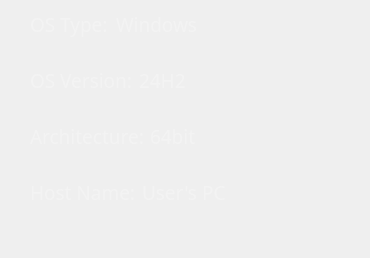
                  <widget class="QFrame" name="machineInfoVerticalFrameInside">
                   <layout class="QVBoxLayout" name="verticalLayout_16">
                    <property name="spacing">
                     <number>6</number>
                    </property>
                    <property name="leftMargin">
                     <number>30</number>
                    </property>
                    <property name="topMargin">
                     <number>0</number>
                    </property>
                    <property name="rightMargin">
                     <number>30</number>
                    </property>
                    <property name="bottomMargin">
                     <number>0</number>
                    </property>
                    <item>
                     <widget class="QFrame" name="OSTypeFrame">
                      <property name="minimumSize">
                       <size>
                        <width>0</width>
                        <height>50</height>
                       </size>
                      </property>
                      <property name="maximumSize">
                       <size>
                        <width>16777215</width>
                        <height>50</height>
                       </size>
                      </property>
                      <property name="styleSheet">
                       <string notr="true">#OSTypeFrame {
	background-color: transparent;
	color: #f3f3f3;
}</string>
                      </property>
                      <layout class="QHBoxLayout" name="horizontalLayout_17">
                       <property name="leftMargin">
                        <number>0</number>
                       </property>
                       <property name="topMargin">
                        <number>0</number>
                       </property>
                       <property name="rightMargin">
                        <number>0</number>
                       </property>
                       <property name="bottomMargin">
                        <number>0</number>
                       </property>
                       <item>
                        <widget class="QLabel" name="OSTypeLabel">
                         <property name="minimumSize">
                          <size>
                           <width>80</width>
                           <height>40</height>
                          </size>
                         </property>
                         <property name="maximumSize">
                          <size>
                           <width>16777215</width>
                           <height>40</height>
                          </size>
                         </property>
                         <property name="font">
                          <font>
                           <family>Cairo</family>
                           <pointsize>-1</pointsize>
                          </font>
                         </property>
                         <property name="styleSheet">
                          <string notr="true">#OSTypeLabel {
	background-color: transparent;
	color: #f3f3f3;
    font-size: 19px;
    font-family: Cairo;
}</string>
                         </property>
                         <property name="text">
                          <string>OS Type:</string>
                         </property>
                         <property name="alignment">
                          <set>Qt::AlignmentFlag::AlignLeading|Qt::AlignmentFlag::AlignLeft|Qt::AlignmentFlag::AlignVCenter</set>
                         </property>
                         <property name="wordWrap">
                          <bool>false</bool>
                         </property>
                         <property name="textInteractionFlags">
                          <set>Qt::TextInteractionFlag::LinksAccessibleByMouse|Qt::TextInteractionFlag::TextSelectableByMouse</set>
                         </property>
                        </widget>
                       </item>
                       <item>
                        <widget class="QLabel" name="OSTypeInfoLabel">
                         <property name="sizePolicy">
                          <sizepolicy hsizetype="Preferred" vsizetype="Expanding">
                           <horstretch>0</horstretch>
                           <verstretch>0</verstretch>
                          </sizepolicy>
                         </property>
                         <property name="minimumSize">
                          <size>
                           <width>150</width>
                           <height>40</height>
                          </size>
                         </property>
                         <property name="maximumSize">
                          <size>
                           <width>400</width>
                           <height>40</height>
                          </size>
                         </property>
                         <property name="font">
                          <font>
                           <family>Cairo</family>
                           <pointsize>-1</pointsize>
                          </font>
                         </property>
                         <property name="styleSheet">
                          <string notr="true">#OSTypeInfoLabel {
	background-color: transparent;
	color: #f3f3f3;
    font-size: 19px;
    font-family: Cairo
}</string>
                         </property>
                         <property name="text">
                          <string>Windows</string>
                         </property>
                         <property name="alignment">
                          <set>Qt::AlignmentFlag::AlignLeading|Qt::AlignmentFlag::AlignLeft|Qt::AlignmentFlag::AlignVCenter</set>
                         </property>
                         <property name="wordWrap">
                          <bool>false</bool>
                         </property>
                         <property name="textInteractionFlags">
                          <set>Qt::TextInteractionFlag::LinksAccessibleByMouse|Qt::TextInteractionFlag::TextSelectableByMouse</set>
                         </property>
                        </widget>
                       </item>
                       <item>
                        <spacer name="horizontalSpacer_14">
                         <property name="orientation">
                          <enum>Qt::Orientation::Horizontal</enum>
                         </property>
                         <property name="sizeHint" stdset="0">
                          <size>
                           <width>40</width>
                           <height>20</height>
                          </size>
                         </property>
                        </spacer>
                       </item>
                      </layout>
                     </widget>
                    </item>
                    <item>
                     <widget class="QFrame" name="OSVersionFrame">
                      <property name="minimumSize">
                       <size>
                        <width>0</width>
                        <height>50</height>
                       </size>
                      </property>
                      <property name="maximumSize">
                       <size>
                        <width>16777215</width>
                        <height>50</height>
                       </size>
                      </property>
                      <property name="styleSheet">
                       <string notr="true">#OSVersionFrame {
	background-color: transparent;
	color: #f3f3f3;
}</string>
                      </property>
                      <layout class="QHBoxLayout" name="horizontalLayout_18">
                       <property name="leftMargin">
                        <number>0</number>
                       </property>
                       <property name="topMargin">
                        <number>0</number>
                       </property>
                       <property name="rightMargin">
                        <number>0</number>
                       </property>
                       <property name="bottomMargin">
                        <number>0</number>
                       </property>
                       <item>
                        <widget class="QLabel" name="OSVersionLabel">
                         <property name="minimumSize">
                          <size>
                           <width>100</width>
                           <height>40</height>
                          </size>
                         </property>
                         <property name="maximumSize">
                          <size>
                           <width>16777215</width>
                           <height>40</height>
                          </size>
                         </property>
                         <property name="font">
                          <font>
                           <family>Cairo</family>
                           <pointsize>-1</pointsize>
                          </font>
                         </property>
                         <property name="styleSheet">
                          <string notr="true">#OSVersionLabel {
	background-color: transparent;
	color: #f3f3f3;
    font-size: 19px;
    font-family: Cairo
}</string>
                         </property>
                         <property name="text">
                          <string>OS Version:</string>
                         </property>
                         <property name="alignment">
                          <set>Qt::AlignmentFlag::AlignLeading|Qt::AlignmentFlag::AlignLeft|Qt::AlignmentFlag::AlignVCenter</set>
                         </property>
                         <property name="wordWrap">
                          <bool>false</bool>
                         </property>
                         <property name="textInteractionFlags">
                          <set>Qt::TextInteractionFlag::LinksAccessibleByMouse|Qt::TextInteractionFlag::TextSelectableByMouse</set>
                         </property>
                        </widget>
                       </item>
                       <item>
                        <widget class="QLabel" name="OSVersionInfoLabel">
                         <property name="sizePolicy">
                          <sizepolicy hsizetype="Preferred" vsizetype="Expanding">
                           <horstretch>0</horstretch>
                           <verstretch>0</verstretch>
                          </sizepolicy>
                         </property>
                         <property name="minimumSize">
                          <size>
                           <width>150</width>
                           <height>40</height>
                          </size>
                         </property>
                         <property name="maximumSize">
                          <size>
                           <width>400</width>
                           <height>40</height>
                          </size>
                         </property>
                         <property name="font">
                          <font>
                           <family>Cairo</family>
                           <pointsize>-1</pointsize>
                          </font>
                         </property>
                         <property name="styleSheet">
                          <string notr="true">#OSVersionInfoLabel {
	background-color: transparent;
	color: #f3f3f3;
    font-size: 19px;
    font-family: Cairo
}</string>
                         </property>
                         <property name="text">
                          <string>24H2</string>
                         </property>
                         <property name="alignment">
                          <set>Qt::AlignmentFlag::AlignLeading|Qt::AlignmentFlag::AlignLeft|Qt::AlignmentFlag::AlignVCenter</set>
                         </property>
                         <property name="wordWrap">
                          <bool>false</bool>
                         </property>
                         <property name="textInteractionFlags">
                          <set>Qt::TextInteractionFlag::LinksAccessibleByMouse|Qt::TextInteractionFlag::TextSelectableByMouse</set>
                         </property>
                        </widget>
                       </item>
                       <item>
                        <spacer name="horizontalSpacer_15">
                         <property name="orientation">
                          <enum>Qt::Orientation::Horizontal</enum>
                         </property>
                         <property name="sizeHint" stdset="0">
                          <size>
                           <width>40</width>
                           <height>20</height>
                          </size>
                         </property>
                        </spacer>
                       </item>
                      </layout>
                     </widget>
                    </item>
                    <item>
                     <widget class="QFrame" name="architectureFrame">
                      <property name="minimumSize">
                       <size>
                        <width>0</width>
                        <height>50</height>
                       </size>
                      </property>
                      <property name="maximumSize">
                       <size>
                        <width>16777215</width>
                        <height>50</height>
                       </size>
                      </property>
                      <property name="styleSheet">
                       <string notr="true">#architectureFrame {
	background-color: transparent;
	color: #f3f3f3;
}</string>
                      </property>
                      <layout class="QHBoxLayout" name="horizontalLayout_19">
                       <property name="leftMargin">
                        <number>0</number>
                       </property>
                       <property name="topMargin">
                        <number>0</number>
                       </property>
                       <property name="rightMargin">
                        <number>0</number>
                       </property>
                       <property name="bottomMargin">
                        <number>0</number>
                       </property>
                       <item>
                        <widget class="QLabel" name="architectureLabel">
                         <property name="minimumSize">
                          <size>
                           <width>110</width>
                           <height>40</height>
                          </size>
                         </property>
                         <property name="maximumSize">
                          <size>
                           <width>16777215</width>
                           <height>40</height>
                          </size>
                         </property>
                         <property name="font">
                          <font>
                           <family>Cairo</family>
                           <pointsize>-1</pointsize>
                          </font>
                         </property>
                         <property name="styleSheet">
                          <string notr="true">#architectureLabel {
	background-color: transparent;
	color: #f3f3f3;
    font-size: 19px;
    font-family: Cairo
}</string>
                         </property>
                         <property name="text">
                          <string>Architecture:</string>
                         </property>
                         <property name="alignment">
                          <set>Qt::AlignmentFlag::AlignLeading|Qt::AlignmentFlag::AlignLeft|Qt::AlignmentFlag::AlignVCenter</set>
                         </property>
                         <property name="wordWrap">
                          <bool>false</bool>
                         </property>
                         <property name="textInteractionFlags">
                          <set>Qt::TextInteractionFlag::LinksAccessibleByMouse|Qt::TextInteractionFlag::TextSelectableByMouse</set>
                         </property>
                        </widget>
                       </item>
                       <item>
                        <widget class="QLabel" name="architectureInfoLabel">
                         <property name="sizePolicy">
                          <sizepolicy hsizetype="Preferred" vsizetype="Expanding">
                           <horstretch>0</horstretch>
                           <verstretch>0</verstretch>
                          </sizepolicy>
                         </property>
                         <property name="minimumSize">
                          <size>
                           <width>150</width>
                           <height>40</height>
                          </size>
                         </property>
                         <property name="maximumSize">
                          <size>
                           <width>400</width>
                           <height>40</height>
                          </size>
                         </property>
                         <property name="font">
                          <font>
                           <family>Cairo</family>
                           <pointsize>-1</pointsize>
                          </font>
                         </property>
                         <property name="styleSheet">
                          <string notr="true">#architectureInfoLabel {
	background-color: transparent;
	color: #f3f3f3;
    font-size: 19px;
    font-family: Cairo
}</string>
                         </property>
                         <property name="text">
                          <string>64bit</string>
                         </property>
                         <property name="alignment">
                          <set>Qt::AlignmentFlag::AlignLeading|Qt::AlignmentFlag::AlignLeft|Qt::AlignmentFlag::AlignVCenter</set>
                         </property>
                         <property name="wordWrap">
                          <bool>false</bool>
                         </property>
                         <property name="textInteractionFlags">
                          <set>Qt::TextInteractionFlag::LinksAccessibleByMouse|Qt::TextInteractionFlag::TextSelectableByMouse</set>
                         </property>
                        </widget>
                       </item>
                       <item>
                        <spacer name="horizontalSpacer_16">
                         <property name="orientation">
                          <enum>Qt::Orientation::Horizontal</enum>
                         </property>
                         <property name="sizeHint" stdset="0">
                          <size>
                           <width>40</width>
                           <height>20</height>
                          </size>
                         </property>
                        </spacer>
                       </item>
                      </layout>
                     </widget>
                    </item>
                    <item>
                     <widget class="QFrame" name="hostNameFrame">
                      <property name="minimumSize">
                       <size>
                        <width>250</width>
                        <height>50</height>
                       </size>
                      </property>
                      <property name="maximumSize">
                       <size>
                        <width>16777215</width>
                        <height>50</height>
                       </size>
                      </property>
                      <property name="styleSheet">
                       <string notr="true">#hostNameFrame {
	background-color: transparent;
	color: #f3f3f3;
}</string>
                      </property>
                      <layout class="QHBoxLayout" name="horizontalLayout_20">
                       <property name="leftMargin">
                        <number>0</number>
                       </property>
                       <property name="topMargin">
                        <number>0</number>
                       </property>
                       <property name="rightMargin">
                        <number>0</number>
                       </property>
                       <property name="bottomMargin">
                        <number>0</number>
                       </property>
                       <item>
                        <widget class="QLabel" name="hostNameLabel">
                         <property name="minimumSize">
                          <size>
                           <width>105</width>
                           <height>40</height>
                          </size>
                         </property>
                         <property name="maximumSize">
                          <size>
                           <width>16777215</width>
                           <height>40</height>
                          </size>
                         </property>
                         <property name="font">
                          <font>
                           <family>Cairo</family>
                           <pointsize>-1</pointsize>
                          </font>
                         </property>
                         <property name="styleSheet">
                          <string notr="true">#hostNameLabel {
	background-color: transparent;
	color: #f3f3f3;
    font-size: 19px;
    font-family: Cairo
}</string>
                         </property>
                         <property name="text">
                          <string>Host Name:</string>
                         </property>
                         <property name="alignment">
                          <set>Qt::AlignmentFlag::AlignLeading|Qt::AlignmentFlag::AlignLeft|Qt::AlignmentFlag::AlignVCenter</set>
                         </property>
                         <property name="wordWrap">
                          <bool>false</bool>
                         </property>
                         <property name="textInteractionFlags">
                          <set>Qt::TextInteractionFlag::LinksAccessibleByMouse|Qt::TextInteractionFlag::TextSelectableByMouse</set>
                         </property>
                        </widget>
                       </item>
                       <item>
                        <widget class="QLabel" name="hostNameInfoLabel">
                         <property name="sizePolicy">
                          <sizepolicy hsizetype="Preferred" vsizetype="Expanding">
                           <horstretch>0</horstretch>
                           <verstretch>0</verstretch>
                          </sizepolicy>
                         </property>
                         <property name="minimumSize">
                          <size>
                           <width>150</width>
                           <height>40</height>
                          </size>
                         </property>
                         <property name="maximumSize">
                          <size>
                           <width>400</width>
                           <height>40</height>
                          </size>
                         </property>
                         <property name="font">
                          <font>
                           <family>Cairo</family>
                           <pointsize>-1</pointsize>
                          </font>
                         </property>
                         <property name="styleSheet">
                          <string notr="true">#hostNameInfoLabel {
	background-color: transparent;
	color: #f3f3f3;
    font-size: 19px;
    font-family: Cairo
}</string>
                         </property>
                         <property name="text">
                          <string>User's PC</string>
                         </property>
                         <property name="alignment">
                          <set>Qt::AlignmentFlag::AlignLeading|Qt::AlignmentFlag::AlignLeft|Qt::AlignmentFlag::AlignVCenter</set>
                         </property>
                         <property name="wordWrap">
                          <bool>false</bool>
                         </property>
                         <property name="textInteractionFlags">
                          <set>Qt::TextInteractionFlag::LinksAccessibleByMouse|Qt::TextInteractionFlag::TextSelectableByMouse</set>
                         </property>
                        </widget>
                       </item>
                       <item>
                        <spacer name="horizontalSpacer_17">
                         <property name="orientation">
                          <enum>Qt::Orientation::Horizontal</enum>
                         </property>
                         <property name="sizeHint" stdset="0">
                          <size>
                           <width>40</width>
                           <height>20</height>
                          </size>
                         </property>
                        </spacer>
                       </item>
                      </layout>
                     </widget>
                    </item>
                    <item>
                     <spacer name="verticalSpacer_17">
                      <property name="orientation">
                       <enum>Qt::Orientation::Vertical</enum>
                      </property>
                      <property name="sizeHint" stdset="0">
                       <size>
                        <width>20</width>
                        <height>40</height>
                       </size>
                      </property>
                     </spacer>
                    </item>
                   </layout>
                  </widget>
